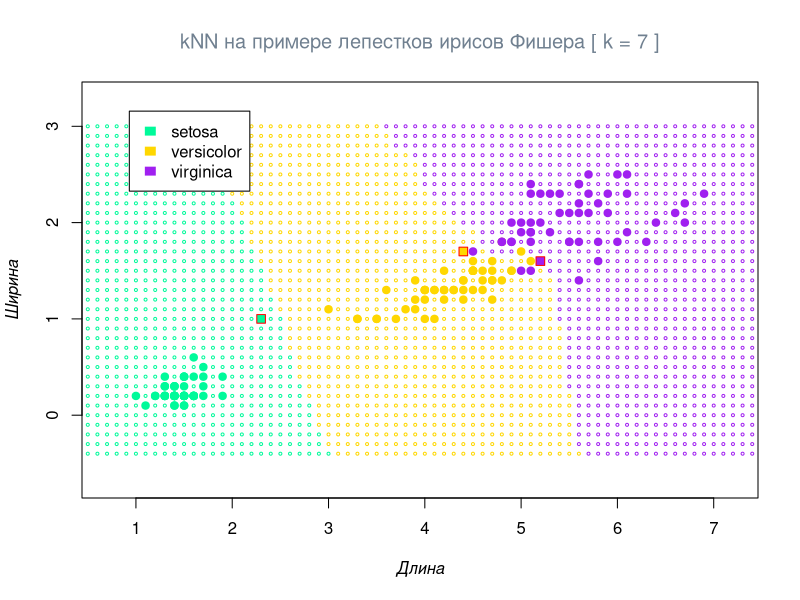

Reproduce this figure in R.
# Encoding: UTF-8

euclideanDistance <- function(p, q) sqrt(sum((p - q) ^ 2))

kNN <- function(xl, z, k, metricFunction = euclideanDistance) {
    # Если передано несколько точек в массиве
    if (is.matrix(z)) {
        dim(z)[1] -> zSize
        result <- array(dim = zSize)
        for (i in 1:zSize)
            result[i] <- kNN(xl, c(z[i, 1], z[i, 2]), k)
        
        return(result)
    }
    
    # Индексы k ближайших элементов
    kNearestIndexes <- function(k, x) {
        result <- c()
        for (i in 1:k) {
            which.min(x) -> min
            result[i] <- min
            x[min] <- NA
        }
        
        return(result)
    }
    
    # Мода
    mode <- function(x) {
        #return(unique(x)[which.max(tabulate(match(x, unique(x))))])
        
        unique(x) -> classes
        
        match(x, classes) -> numericalX
        
        tabulate(numericalX) -> countedX
        
        which.max(countedX) -> maxClassID
        
        return(classes[maxClassID])
    }
    
    distances <- c()
    for (i in 1:dim(xl)[1]) 
        distances[i] <- metricFunction(c(xl[i, 1], xl[i, 2]), z)
    
    xl[kNearestIndexes(k, distances), 3] -> kNearestClasses
    
    return(mode(kNearestClasses))
}

classificationMap <- function(method, xl, ..., 
                              colors, 
                              cex = 1, 
                              pch = 1, 
                              expand = 0) {
    
    expand + 0.2 -> expand
    
    rangeX <- seq(xl[[1]][which.min(xl[[1]])] - expand, 
                  xl[[1]][which.max(xl[[1]])] + expand, 
                  0.1)
    rangeY <- seq(xl[[2]][which.min(xl[[2]])] - expand, 
                  xl[[2]][which.max(xl[[2]])] + expand, 
                  0.1)
    
    length(rangeX) * length(rangeY) -> pointsAmount
    map <- matrix(NA, pointsAmount, 2)
    
    i <- 1
    for (y in rangeY) {
        for (x in rangeX) {
            map[i, ] = c(x, y)
            
            i + 1 -> i
        }
    }
    
    classes <- array(dim = pointsAmount)
    for (i in 1:pointsAmount) {
        method(xl = xl, z = map[i, ], ...) -> classes[i]
        cat('\rComputed ', i, '/', pointsAmount, ' points', sep = '')
    }
    
    points(map,  col = colors[classes], cex = cex, pch = pch)
}

# Рассматриваем лепестки ирисов
iris[, 3:5] -> petals

k <- 7

# Размеры выборки
petals.minX <- petals$Petal.Length[which.min(petals$Petal.Length)]
petals.maxX <- petals$Petal.Length[which.max(petals$Petal.Length)]

petals.minY <- petals$Petal.Width[which.min(petals$Petal.Width)] 
petals.maxY <- petals$Petal.Width[which.max(petals$Petal.Width)]

plotColors <- c('setosa' = 'mediumspringgreen', 
                'versicolor' = 'gold', 
                'virginica' = 'purple')

plotPadding <- 0.3

plot(NA,
     xlim = c(petals.minX - plotPadding, petals.maxX + plotPadding),
     ylim = c(petals.minY - plotPadding, petals.maxY + plotPadding),
     main = list(paste('kNN на примере лепестков ирисов Фишера [ k =', k ,']'), 
                 font = 1, col = 'slategray'), 
     xlab = list('Длина', font = 3), 
     ylab = list('Ширина', font = 3), 
     asp = 1)
    
classificationMap(kNN, petals, k, 
                  colors = plotColors, 
                  cex = 0.4, 
                  expand = plotPadding)

points(petals$Petal.Length, petals$Petal.Width, 
       pch = 19, 
       col = plotColors[petals$Species], 
       bg = plotColors[petals$Species], 
       cex = 1)

legend('topleft', 
       names(plotColors), 
       fill = plotColors, 
       border = 0, 
       inset = .07)

# Интересующие параметры лепестков для классификации
rbind(c(5.2, 1.6), 
      c(4.4, 1.7), 
      c(2.3, 1)) -> z

# Добавление точек на график
points(z[, 1], z[, 2], 
       pch = 22, 
       col = 'red', 
       bg = plotColors[kNN(petals, z, k)], 
       cex = 1.3)
